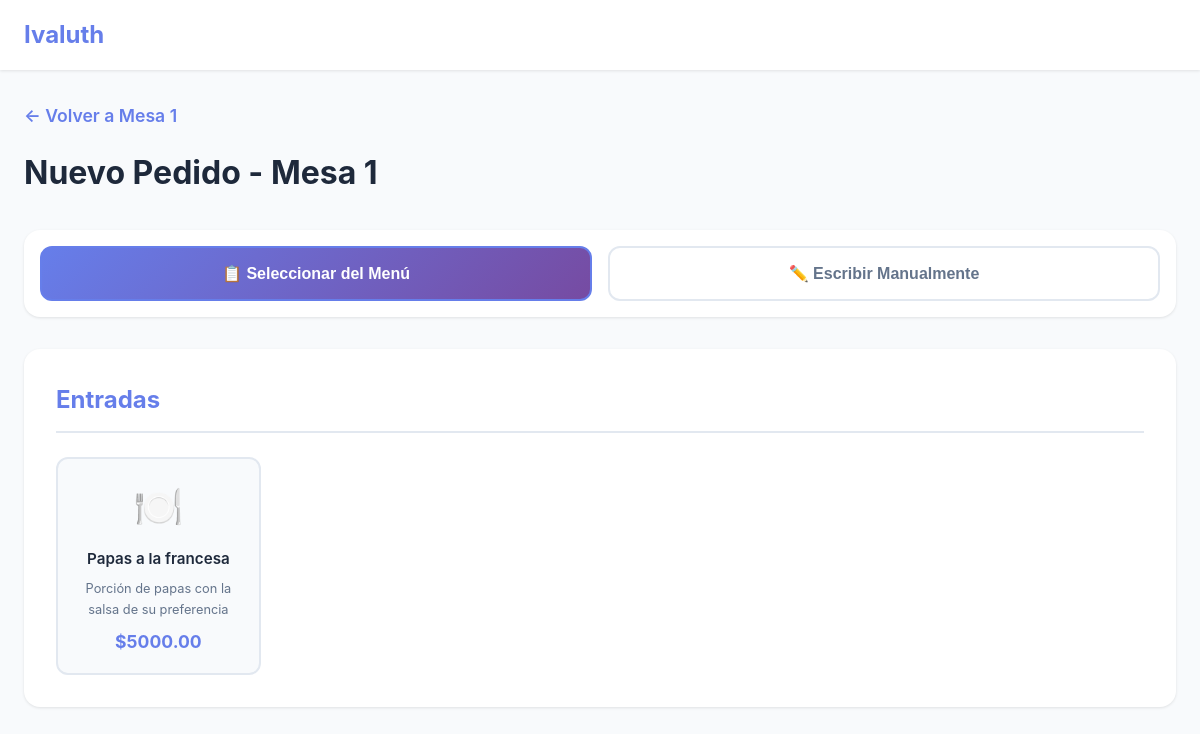
The page /nuevo_pedido/1 (signed in) on the database its author committed.
### app.py (models this page shows)
class Mesa(db.Model):
    id = db.Column(db.Integer, primary_key=True)
    numero = db.Column(db.Integer, nullable=False, unique=True)
    capacidad = db.Column(db.Integer, default=4)
    activa = db.Column(db.Boolean, default=True)

class CategoriaMenu(db.Model):
    id = db.Column(db.Integer, primary_key=True)
    nombre = db.Column(db.String(100), nullable=False)
    orden = db.Column(db.Integer, default=0)
    activa = db.Column(db.Boolean, default=True)
    items = db.relationship('ItemMenu', backref='categoria', lazy='select', cascade='all, delete-orphan')

class ItemMenu(db.Model):
    id = db.Column(db.Integer, primary_key=True)
    nombre = db.Column(db.String(200), nullable=False)
    descripcion = db.Column(db.Text)
    precio = db.Column(db.Float, nullable=False)
    categoria_id = db.Column(db.Integer, db.ForeignKey('categoria_menu.id'), nullable=False)
    disponible = db.Column(db.Boolean, default=True)
    imagen_url = db.Column(db.String(500))
    orden = db.Column(db.Integer, default=0)

### app.py (the view, shortened to what this page needs)
@app.route("/nuevo_pedido/<int:mesa_id>", methods=["GET", "POST"])
@login_required
def nuevo_pedido(mesa_id):
    mesa = Mesa.query.get_or_404(mesa_id)
    items_menu = ItemMenu.query.filter_by(disponible=True).order_by(
        ItemMenu.categoria_id, ItemMenu.orden
    ).all()
    return render_template("nuevo_pedido.html", mesa=mesa, items_menu=items_menu)

### app.py (called while the page is built)
@login_manager.user_loader
def load_user(user_id):
    return Usuario.query.get(int(user_id))

### templates/nuevo_pedido.html (shortened to what this page needs)
<!DOCTYPE html>
<html lang="es">
<head>
</head>
<body>
    <nav class="navbar">
        <div class="nav-container">
            <div class="nav-brand">Ivaluth</div>
        </div>
    </nav>
    <div class="container">
        <div class="page-header">
            <a href="{{ url_for('ver_mesa', mesa_id=mesa.id) }}" class="btn-back">← Volver a Mesa {{ mesa.numero }}</a>
            <h1>Nuevo Pedido - Mesa {{ mesa.numero }}</h1>
        </div>
        <div class="mode-selector">
            <button class="mode-btn active" onclick="switchMode('menu')">
                📋 Seleccionar del Menú
            </button>
            <button class="mode-btn" onclick="switchMode('manual')">
                ✏️ Escribir Manualmente
            </button>
        </div>
        <form method="POST" id="orderForm">
            <div class="menu-view active" id="menuView">
                {% if items_menu %}
                    <div class="categorias-menu">
                        {% set categorias_dict = {} %}
                        {% for categoria_nombre, items in categorias_dict.items() %}
                        <div class="categoria-section">
                            <h2 class="categoria-header">{{ categoria_nombre }}</h2>
                            <div class="items-grid">
                                {% for item in items %}
                                <div class="item-card"onclick="selectItem('{{ item.nombre }}', {{ item.precio }}, '{{ item.descripcion|replace("'", "\\'") if item.descripcion else '' }}', this)">
                                    <div class="item-emoji">🍽️</div>
                                    <div class="item-nombre">{{ item.nombre }}</div>
                                    {% if item.descripcion %}
                                    <div class="item-descripcion">{{ item.descripcion }}</div>
                                    {% endif %}
                                    <div class="item-precio">${{ "%.2f"|format(item.precio) }}</div>
                                </div>
                                {% endfor %}
                            </div>
                        </div>
                        {% endfor %}
                    </div>
                {% endif %}
            </div>
        </form>
    </div>
</body>
</html>

### templates/nuevo_pedido.html (style rules this page uses)
* { margin: 0; padding: 0; box-sizing: border-box; }
body { font-family: -apple-system, BlinkMacSystemFont, 'Segoe UI', Roboto, Oxygen, Ubuntu, Cantarell, sans-serif; background: #f8fafc; color: #1e293b; line-height: 1.6; padding-bottom: 5rem; }
.navbar { background: white; box-shadow: 0 1px 3px rgba(0,0,0,0.1); position: sticky; top: 0; z-index: 1000; }
.nav-container { max-width: 1400px; margin: 0 auto; padding: 1rem 1.5rem; display: flex; justify-content: space-between; align-items: center; }
.nav-brand { font-size: 1.5rem; font-weight: bold; color: #667eea; }
.container { max-width: 1200px; margin: 0 auto; padding: 2rem 1.5rem; }
.page-header { margin-bottom: 2rem; }
.btn-back { display: inline-block; margin-bottom: 1rem; color: #667eea; text-decoration: none; font-weight: 600; font-size: 1.1rem; }
.page-header h1 { font-size: 2rem; color: #1e293b; }
.mode-selector { display: flex; gap: 1rem; margin-bottom: 2rem; background: white; padding: 1rem; border-radius: 1rem; box-shadow: 0 1px 3px rgba(0,0,0,0.1); }
.mode-btn { flex: 1; padding: 1rem; border: 2px solid #e2e8f0; background: white; border-radius: 0.75rem; font-size: 1rem; font-weight: 600; cursor: pointer; transition: all 0.3s; color: #64748b; }
.mode-btn.active { background: linear-gradient(135deg, #667eea 0%, #764ba2 100%); color: white; border-color: #667eea; }
.menu-view { display: none; }
.menu-view.active { display: block; }
.categorias-menu { display: grid; gap: 2rem; }
.categoria-section { background: white; padding: 2rem; border-radius: 1rem; box-shadow: 0 1px 3px rgba(0,0,0,0.1); }
.categoria-header { font-size: 1.5rem; color: #667eea; margin-bottom: 1.5rem; padding-bottom: 0.75rem; border-bottom: 2px solid #e2e8f0; }
.items-grid { display: grid; grid-template-columns: repeat(auto-fill, minmax(200px, 1fr)); gap: 1rem; }
.item-card { background: #f8fafc; border: 2px solid #e2e8f0; border-radius: 0.75rem; padding: 1rem; cursor: pointer; transition: all 0.3s; text-align: center; }
.item-emoji { font-size: 2.5rem; margin-bottom: 0.5rem; }
.item-nombre { font-weight: 600; font-size: 0.95rem; margin-bottom: 0.5rem; }
.item-descripcion { font-size: 0.8rem; color: #64748b; margin-bottom: 0.5rem; display: -webkit-box; -webkitline: 2; -clamp: 2; -webkit-box-orient: vertical; overflow: hidden; }
.item-precio { font-weight: bold; font-size: 1.1rem; color: #667eea; }

### rows shown on the page
Mesa: numero "1"
CategoriaMenu: nombre "Entradas"
ItemMenu: nombre "Papas a la francesa", descripcion "Porción de papas con la salsa de su preferencia", precio "5000.00"
